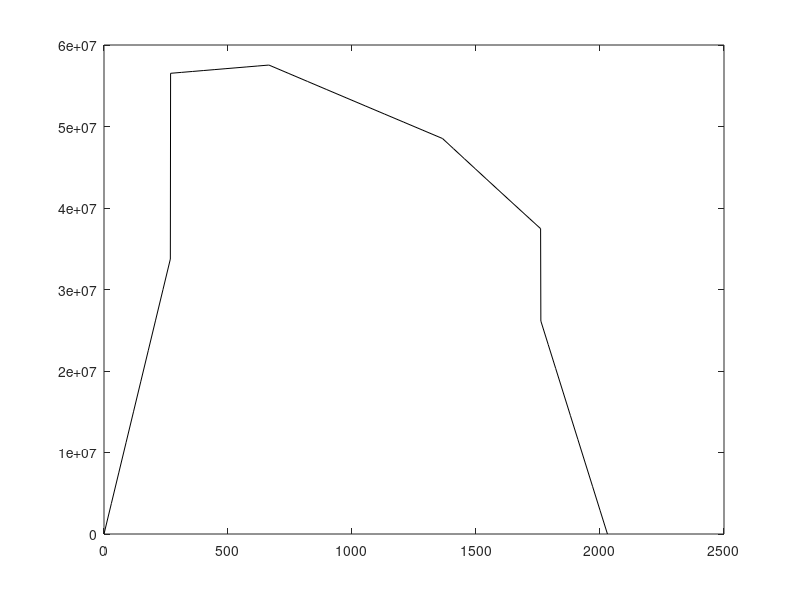

MATLAB code for this plot: (Note: this script raises an error after producing the figure.)
start_tic = tic;
close all

%% paras
mt = 17000;
m2 = 1422;
m1 = mt - m2;
g = 9.81;

b = 1015;
s = 746.5;
h1 = 1280;
R = 430;
Rb1 = 282;  % radius of wheel brake
Rb2 = 272;  % radius of axle brake

Ff = 45000;
Gam = 0.35;
Fi = 1353;
y1 = 396.5;
y2 = 1096.5;

%% calc other paras.
P1 = (0.625+0.075*h1/b)*m1*g;
P2 = (0.625-0.075*h1/b)*m1*g;
Y1 = 0.3*m1*g;
Y2 = 0.15*m1*g;
H = Y1 - Y2;

Q1 = (P1*(b+s) - P2*(b-s) + H*R - Fi*(y1+y2))/2/s;
Q2 = (P2*(b+s) - P1*(b-s) - H*R - Fi*(y1+y2))/2/s;

%% calc result
ylft = linspace(0, b-s-1, 10);
yin1 = linspace(b-s, b-s+y1-1, 10);
yin2 = linspace(b-s+y1, b-s+y2-1, 10);
yin3 = linspace(b-s+y2, b+s-1, 10);
yrit = linspace(b+s, 2*b, 10);
yin = [yin1, yin2, yin3];
y = [ylft, yin, yrit];

Mx = [P1*ylft, ...
      P1*yin-Q1*(yin-b+s)+Y1*R-2*Fi*(yin-b), ...
      P2*(2*b-yrit)];
% plot(y, Mx, 'r');

Mxp = Ff*Gam * [ylft, yin1, (b-s+y1)*ones(size(yin2)), 2*b-[yin3, yrit]];
% plot(y, Mxp, 'b');

Mzp = Ff*Gam*Rb2/R * [ylft, (b-s)*ones(size(yin)), 2*b-yrit];
% plot(y, Mzp, 'color',[1 0.5 0]);

Myp = [zeros(size(ylft)), 0.3*P2*R*ones(size(yin)), zeros(size(yrit))];
% plot(y, Myp, 'color',[0 0.7 0.35]);

MR = sqrt((Mx+Mxp).^2 + Mzp.^2 + Myp.^2);
plot(y, MR, 'k');

%% adjust plot
h = gca;
h.YAxis.Exponent = 6;
yticks(0:10e6:65e6);
ylim([0 65e6]);

xticks(0:200:y(end));
xtickangle(90);
xlim(y([1 end]));

ylabel('$M_{\rm R}$/N$\cdot$mm');
xlabel('$y$/mm');

%% postion
pos = [69 95.5 143 268.5 345 385 555 600 665 735 775 1015 1645].';
mr = interp1(y, MR, pos);
% [pos mr]

dp = 60;
d = [130 129.8 159.8 212 212 180 180 214 214 214 180 180 180].';
r = [inf 40 25 inf inf 75 75 inf inf inf 75 inf 75].';
D = [130 160 277 212 212 277 246 214 214 214 246 180 277].';

X = r./d;
Y = D./d;
A = (4-Y).*(Y-1)./(5*(10*X).^(2.5*X+1.5-0.5*Y));
k = 1 + A;

stress = 32/pi * k.*mr.*d ./ (d.^4-dp^4);
s_max = [85 180 180 99 99 180 180 99 99 99 180 180 180].';
safe = ceil(1.33 * s_max)./stress;

[pos mr stress s_max safe]

i = safe < 1.33;
[pos(i) mr(i) stress(i) s_max(i) safe(i)]

%%
fprintf('%s elapsed: %f s\n', mfilename, toc(start_tic));

figure(1);
print('MR', '-depsc');
